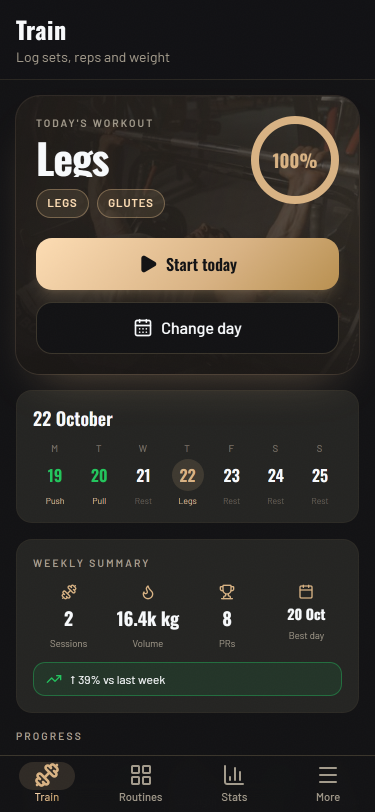
#> input picture assets/screens/home-en.png, 750 x 1624 px (shown at 1/2 size); its folder holds 3 pictures in this run
$ python optimize-screens.py
#> lines starting #> are read from the running program, lines starting #| are printed output that depends on the picture
"""Generate optimized WebP derivatives for the marketing showcase.

Sources live in assets/screens/ (not shipped, keep their provenance metadata);
derivatives ship from public/screens/ as WebP, the landing set at 375w and 750w
for responsive srcset.

Usage: python scripts/optimize-screens.py
"""

from pathlib import Path

from PIL import Image

ROOT = Path(__file__).resolve().parent.parent
SRC = ROOT / "assets" / "screens"
OUT = ROOT / "public" / "screens"

USED = {
    "home": [375, 750],
    "entrenamiento": [375, 750],
    "estadisticas": [375, 750],
}
ARCHIVE = []

# Decisión (2026-10-22): el showcase es solo en inglés en los dos idiomas, así que
# la captura usa el set `-en`. El script de captura también produce `-es`, pero no
# se publica: mantener el sufijo explícito evita que alguien sirva el set equivocado.
LANG = "en"


def save(img: Image.Image, path: Path, width: int | None) -> None:
    if width is not None and width != img.size[0]:
        height = round(img.size[1] * width / img.size[0])
        img = img.resize((width, height), Image.LANCZOS)
    img.save(path, "WEBP", quality=82, method=6)
    print(f"{path.relative_to(ROOT).as_posix()}  {path.stat().st_size / 1024:.1f} KB")


def main() -> None:
    OUT.mkdir(parents=True, exist_ok=True)
    for name, widths in USED.items():
        with Image.open(SRC / f"{name}-{LANG}.png") as source:
#> source is the input picture: PIL image 750x1624 RGB; mean R, G, B 47.7, 45, 40.4
            img = source.convert("RGB")
        for width in widths:
            save(img, OUT / f"{name}-{LANG}-{width}.webp", width)
#> this loop made 2 passes
#> pass 1, in save, `img = img.resize((width, height), Image.LANCZOS)`:
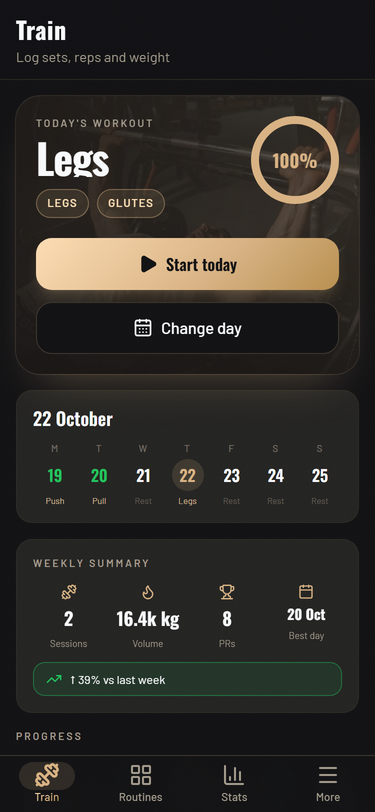
#> img: PIL image 375x812 RGB; mean R, G, B 47.7, 45, 40.4
#> pass 2 of the loop in main, `for name, widths in USED.items():`:
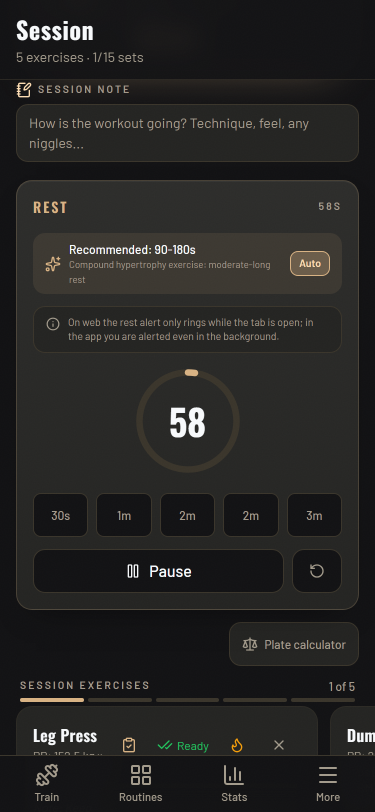
#> input picture assets/screens/entrenamiento-en.png, 750 x 1624 px (shown at 1/2 size)
#> in main, source is the input picture: PIL image 750x1624 RGB; mean R, G, B 37.7, 37, 35.7
#> the loop in main, `for width in widths:` made 2 passes
#> pass 1, in save (call 3), `img = img.resize((width, height), Image.LANCZOS)`:
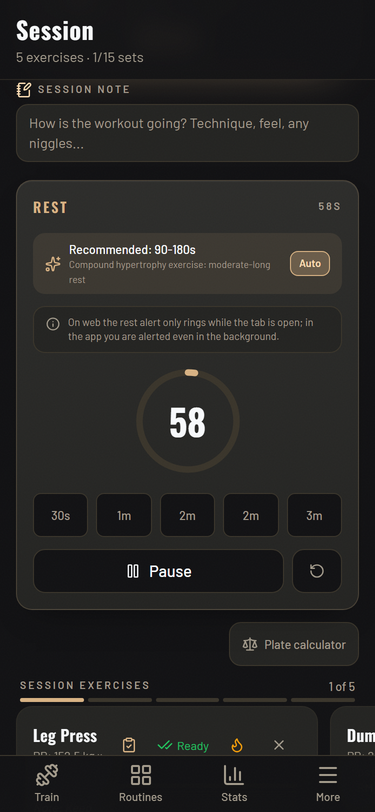
#> img: PIL image 375x812 RGB; mean R, G, B 37.7, 37, 35.7
#> pass 3 of the loop in main, `for name, widths in USED.items():`:
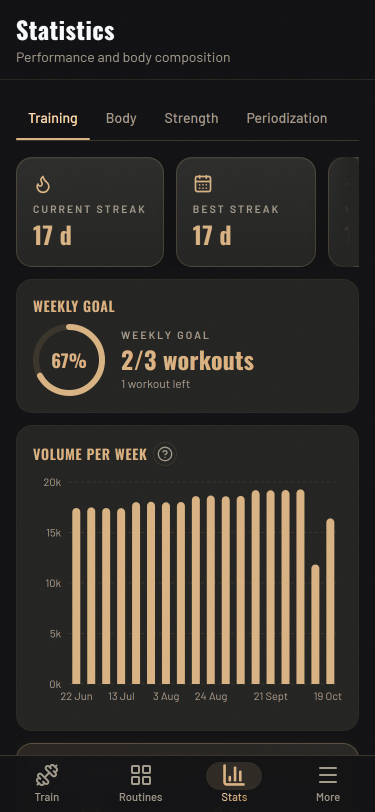
#> input picture assets/screens/estadisticas-en.png, 750 x 1624 px (shown at 1/2 size)
#> in main, source is the input picture: PIL image 750x1624 RGB; mean R, G, B 51.8, 47.8, 42.5
#> the loop in main, `for width in widths:` made 2 passes
#> pass 1, in save (call 5), `img = img.resize((width, height), Image.LANCZOS)`:
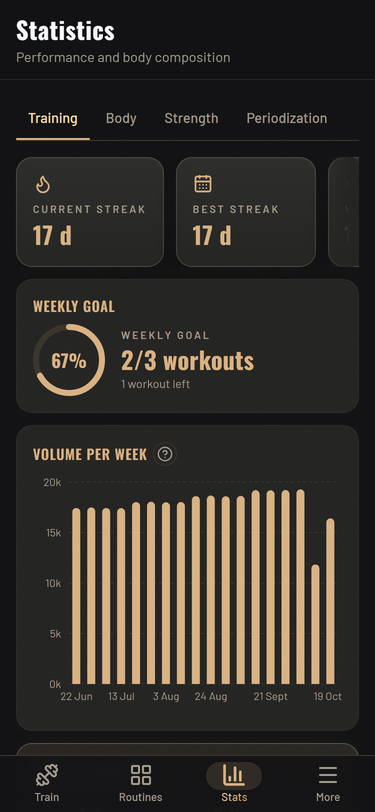
#> img: PIL image 375x812 RGB; mean R, G, B 51.8, 47.8, 42.5
    for name in ARCHIVE:
        with Image.open(SRC / f"{name}-{LANG}.png") as source:
            img = source.convert("RGB")
        save(img, OUT / f"{name}-{LANG}.webp", None)


if __name__ == "__main__":
    main()
